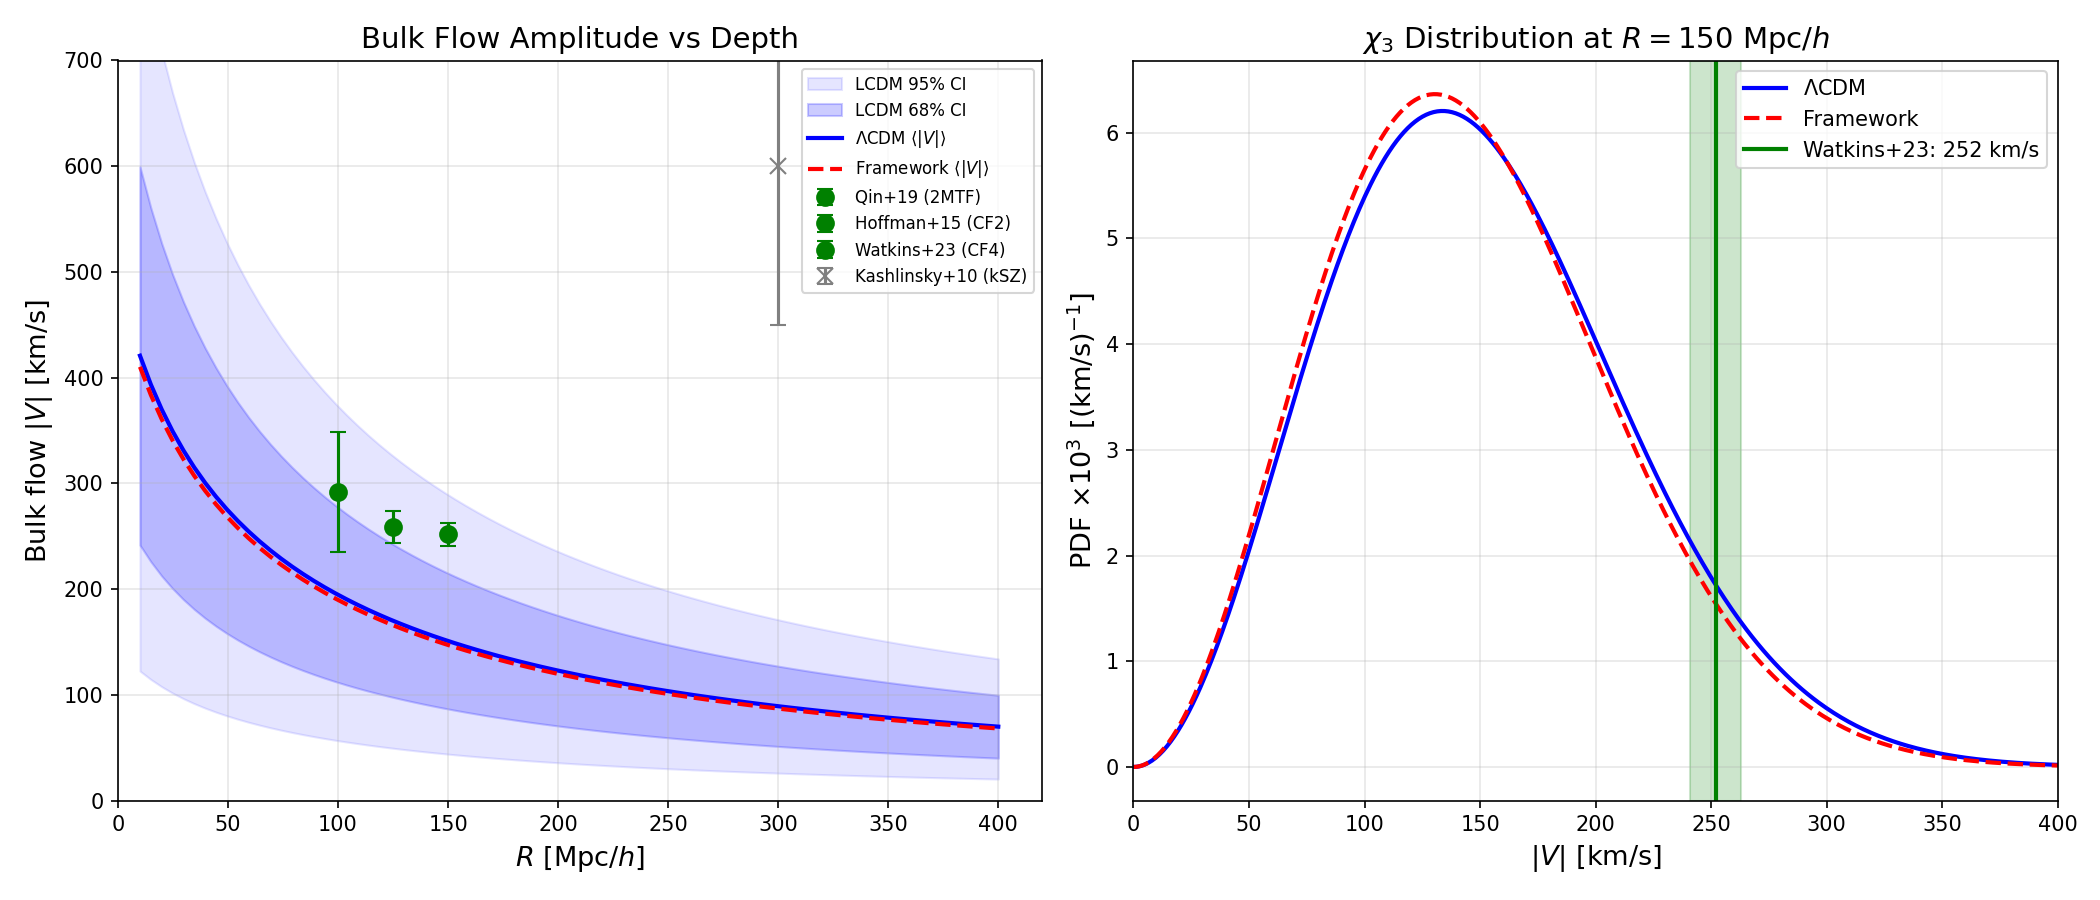

The Python source for this figure:
#!/usr/bin/env python3
"""
s70_bulk_flow.py -- BULK-FLOW-70: Bulk Flow Amplitude at FW Cosmology
=====================================================================
Gate: BULK-FLOW-70
  INFO: Report V_bulk(R) for FW and LCDM

Physics:
  The 3D RMS bulk flow within a sphere of radius R is:
    <|V|^2> = (H_0 f)^2 / (2*pi^2) * integral_0^infty P(k) * |W(kR)|^2 dk
  where W(x) = 3*(sin(x) - x*cos(x))/x^3 is the top-hat window function,
  f is the linear growth rate at z=0, and P(k) is the linear matter power
  spectrum.

  Derivation (confirming the factor):
    v_i(k) = i * k_i/k^2 * aHf * delta(k)
    V_i = integral d^3k/(2pi)^3 W_tilde(k) v_i(k)
    <V_i^2> = (aHf)^2/(6pi^2) integral P(k) |W(kR)|^2 dk   [isotropy: k_i^2 -> k^2/3]
    <|V|^2> = 3 * <V_i^2> = (aHf)^2/(2pi^2) integral P(k) |W(kR)|^2 dk

  So V_rms = sqrt(<|V|^2>) is the RMS of the 3D bulk flow magnitude.
  Each Cartesian component has sigma_1D = V_rms / sqrt(3).
  The magnitude |V| follows a chi distribution with 3 degrees of freedom
  (chi_3), with parameter sigma_1D.

  We compute V_rms(R) for R = [50, 100, 150, 200, 300] Mpc/h using:
    (1) LCDM:      w = -1, sigma_8 = 0.811
    (2) Framework:  w_0 = -0.918, sigma_8 = 0.793

  The Eisenstein & Hu (1998) fitting formula is used for the transfer function
  T(k), giving P(k) = A * k^{n_s} * T^2(k), normalised to sigma_8.

  Statistical comparison:
    The observed bulk flow |V_obs| must be compared against the full
    chi_3 distribution, not just the RMS. Cosmic variance dominates
    the error budget at the scales of interest (50-300 Mpc/h).
    Total error: sigma_total = sqrt(sigma_meas^2 + sigma_cosmic^2)
    where sigma_cosmic = sigma_1D * sqrt(3 - 8/pi).

Author: Cosmic Web Theorist
Session: 70, Task W4-E (BULK-FLOW-70)
"""

import os
import sys
import traceback

try:
    import numpy as np
    from scipy.integrate import solve_ivp, quad
    from scipy.interpolate import interp1d
    from scipy.stats import chi, norm
    import matplotlib
    matplotlib.use('Agg')
    import matplotlib.pyplot as plt

    SCRIPT_DIR = os.path.dirname(os.path.abspath(__file__))
    sys.path.insert(0, SCRIPT_DIR)

    from canonical_constants import *

    LOGPATH = os.path.join(SCRIPT_DIR, "s70_bulk_flow_log.txt")
    log = open(LOGPATH, "w")

    def pr(msg=""):
        print(str(msg))
        log.write(str(msg) + "\n")
        log.flush()

    pr("=" * 78)
    pr("BULK-FLOW-70: Bulk Flow Amplitude at FW Cosmology")
    pr("=" * 78)

    # =========================================================================
    # 1. Cosmological parameters
    # =========================================================================
    Om_m = Omega_m          # 0.315
    Om_b_val = Omega_b      # 0.0493
    Om_DE = Omega_Lambda    # 0.685
    h_hub = H_0_km_s_Mpc / 100.0   # 0.674
    n_s_spec = 0.965        # Planck 2018 scalar spectral index
    sig8_LCDM = sigma_8     # 0.811

    # Framework parameters (from S64/S69 data)
    s64_path = os.path.join(SCRIPT_DIR, 's64_desi_dv.npz')
    s64_data = np.load(s64_path, allow_pickle=True)
    w0_fw = float(s64_data['w0_fw'])     # -0.918

    # Load framework sigma_8 from S69 growth computation
    s69_path = os.path.join(SCRIPT_DIR, 's69_pvd05_fsigma8.npz')
    s69_data = np.load(s69_path, allow_pickle=True)
    sig8_fw = float(s69_data['sigma8_fw'])       # 0.793
    growth_ratio = float(s69_data['growth_ratio_fw'])  # ~0.978

    pr(f"\nCosmological parameters:")
    pr(f"  Omega_m = {Om_m}")
    pr(f"  Omega_b = {Om_b_val}")
    pr(f"  Omega_DE = {Om_DE}")
    pr(f"  h = {h_hub}")
    pr(f"  n_s = {n_s_spec}")
    pr(f"  sigma_8 (LCDM) = {sig8_LCDM}")
    pr(f"  sigma_8 (FW)   = {sig8_fw:.6f}")
    pr(f"  w_0 (FW) = {w0_fw:.6f}")
    pr(f"  Growth ratio D_FW/D_LCDM at z=0: {growth_ratio:.6f}")

    # =========================================================================
    # 2. Eisenstein & Hu (1998) transfer function (with baryon suppression)
    # =========================================================================
    # Reference: Eisenstein & Hu, ApJ 496, 605 (1998), Eqs. 29-31

    def transfer_EH98(k_hMpc, Om_m_loc, Om_b_loc, h_loc):
        """
        Eisenstein & Hu (1998) transfer function T(k).

        Parameters:
            k_hMpc : array, wavenumber in h/Mpc
            Om_m_loc, Om_b_loc : density parameters
            h_loc : dimensionless Hubble parameter

        Returns:
            T(k) : array, transfer function (T(0) = 1)
        """
        Om_mh2 = Om_m_loc * h_loc**2
        Om_bh2 = Om_b_loc * h_loc**2

        # Sound horizon fitting formula (Eq. 26)
        s_fit = 44.5 * np.log(9.83 / Om_mh2) / \
                np.sqrt(1.0 + 10.0 * Om_bh2**0.75)  # Mpc

        # Shape parameter (Eq. 31) with baryon correction
        alpha_Gamma = 1.0 - 0.328 * np.log(431.0 * Om_mh2) * (Om_b_loc / Om_m_loc) + \
                      0.380 * np.log(22.3 * Om_mh2) * (Om_b_loc / Om_m_loc)**2
        Gamma_eff = Om_m_loc * h_loc * (alpha_Gamma + (1.0 - alpha_Gamma) /
                    (1.0 + (0.43 * k_hMpc * s_fit)**4))

        # Transfer function (Eq. 29)
        Theta_27 = T_CMB / 2.7
        q = k_hMpc * Theta_27**2 / Gamma_eff

        L0 = np.log(2.0 * np.e + 1.8 * q)
        C0 = 14.2 + 731.0 / (1.0 + 62.5 * q)
        T_k = L0 / (L0 + C0 * q**2)

        return T_k

    # =========================================================================
    # 3. Linear power spectrum P(k) normalised to sigma_8
    # =========================================================================

    # Build transfer function on a k grid
    k_grid = np.logspace(-5, 2, 10000)  # h/Mpc
    Tk_grid = transfer_EH98(k_grid, Om_m, Om_b_val, h_hub)
    Tk_interp = interp1d(k_grid, Tk_grid, kind='cubic',
                         bounds_error=False, fill_value=(1.0, 0.0))

    # Compute sigma_8 normalisation integral
    def sigma_R_integrand_lnk(lnk, R, ns):
        """Integrand for sigma(R) in d(ln k)."""
        k = np.exp(lnk)
        x = k * R
        if x < 1e-6:
            W = 1.0 - x**2 / 10.0  # (local)
        else:
            W = 3.0 * (np.sin(x) - x * np.cos(x)) / x**3  # (local)
        Tk = float(Tk_interp(k))
        # k^3 P(k) / (2pi^2) with P(k) propto k^ns T^2
        return k**3 * k**ns * Tk**2 * W**2 / (2.0 * np.pi**2)

    sig8_sq_unnorm, _ = quad(sigma_R_integrand_lnk, np.log(1e-5), np.log(100.0),
                              args=(8.0, n_s_spec), limit=500, epsrel=1e-10)
    sig8_unnorm = np.sqrt(sig8_sq_unnorm)
    pr(f"\nsigma_8 (unnormalized integral) = {sig8_unnorm:.6e}")

    # Amplitude normalisation: P(k) = A * k^{n_s} * T(k)^2
    A_LCDM = sig8_LCDM**2 / sig8_sq_unnorm
    A_FW = sig8_fw**2 / sig8_sq_unnorm

    pr(f"  A_LCDM (norm) = {A_LCDM:.6e}")
    pr(f"  A_FW   (norm) = {A_FW:.6e}")

    # Verify sigma_8 normalisation
    def verify_sigma8(A, ns, label):
        result, _ = quad(sigma_R_integrand_lnk, np.log(1e-5), np.log(100.0),
                         args=(8.0, ns), limit=500, epsrel=1e-10)
        return np.sqrt(A * result)

    sig8_check_L = verify_sigma8(A_LCDM, n_s_spec, "LCDM")
    sig8_check_F = verify_sigma8(A_FW, n_s_spec, "FW")
    pr(f"  Verification: sigma_8(LCDM) = {sig8_check_L:.6f} (target {sig8_LCDM})")
    pr(f"  Verification: sigma_8(FW)   = {sig8_check_F:.6f} (target {sig8_fw:.6f})")

    # =========================================================================
    # 4. Growth rate f(z=0) from S69 data
    # =========================================================================
    f_arr_L = s69_data['f_LCDM']
    f_arr_FW = s69_data['f_FW']
    a_arr = s69_data['a_arr']

    f_LCDM_z0 = float(f_arr_L[-1])
    f_FW_z0 = float(f_arr_FW[-1])

    fsig8_LCDM = f_LCDM_z0 * sig8_LCDM
    fsig8_FW = f_FW_z0 * sig8_fw

    pr(f"\nGrowth rate at z=0:")
    pr(f"  f_LCDM  = {f_LCDM_z0:.6f}")
    pr(f"  f_FW    = {f_FW_z0:.6f}")
    pr(f"  f*sig8 (LCDM) = {fsig8_LCDM:.6f}")
    pr(f"  f*sig8 (FW)   = {fsig8_FW:.6f}")
    pr(f"  Ratio FW/LCDM = {fsig8_FW / fsig8_LCDM:.6f}")

    # =========================================================================
    # 5. Bulk flow computation
    # =========================================================================
    # <|V|^2> = (H_0 f)^2 / (2 pi^2) * integral P(k) |W(kR)|^2 dk
    #
    # This gives the 3D RMS: V_rms = sqrt(<Vx^2 + Vy^2 + Vz^2>)
    # Each component: sigma_1D = V_rms / sqrt(3)
    # |V| follows chi_3 distribution with parameter sigma_1D:
    #   <|V|> = sigma_1D * sqrt(8/pi) ~ sigma_1D * 1.596
    #   Var(|V|) = sigma_1D^2 * (3 - 8/pi) ~ sigma_1D^2 * 0.454
    #
    # In h-units: k in h/Mpc, R in Mpc/h, P(k) in (Mpc/h)^3
    # H_0 = 100 km/s / (Mpc/h) in these units

    R_values = np.array([50.0, 100.0, 150.0, 200.0, 300.0])  # Mpc/h

    def compute_bulk_flow_rms(R, A, f_z0, ns, Tk_interp_loc):
        """
        Compute 3D RMS bulk flow V_rms = sqrt(<|V|^2>) in km/s.
        Uses H_0 = 100 km/s/(Mpc/h) in h-units.
        """
        def integrand(lnk):
            k = np.exp(lnk)
            x = k * R
            if x < 1e-6:
                W = 1.0 - x**2 / 10.0  # (local)
            else:
                W = 3.0 * (np.sin(x) - x * np.cos(x)) / x**3  # (local)
            Tk = float(Tk_interp_loc(k))
            Pk = A * k**ns * Tk**2  # (Mpc/h)^3
            return Pk * W**2 * k  # k from d(ln k) Jacobian

        result, err = quad(integrand, np.log(1e-5), np.log(100.0),
                           limit=1000, epsrel=1e-9)
        V2 = (100.0)**2 * f_z0**2 / (2.0 * np.pi**2) * result
        return np.sqrt(V2)

    pr("\n" + "=" * 78)
    pr("Bulk Flow V_rms(R) at z = 0")
    pr("=" * 78)
    pr(f"\nV_rms = sqrt(<|V|^2>) = sqrt(<Vx^2+Vy^2+Vz^2>) [3D RMS]")
    pr(f"sigma_1D = V_rms / sqrt(3) [per-component RMS]")
    pr(f"<|V|> = sigma_1D * sqrt(8/pi) [mean of chi_3 distribution]")
    pr(f"")
    pr(f"{'R [Mpc/h]':>12} {'V_rms_L':>10} {'V_rms_FW':>10} {'sig1D_L':>10} "
       f"{'sig1D_FW':>10} {'<|V|>_L':>10} {'<|V|>_FW':>10} {'Ratio':>8}")
    pr("-" * 85)

    V_rms_LCDM = np.zeros(len(R_values))
    V_rms_FW = np.zeros(len(R_values))

    for i, R in enumerate(R_values):
        V_rms_LCDM[i] = compute_bulk_flow_rms(R, A_LCDM, f_LCDM_z0, n_s_spec, Tk_interp)
        V_rms_FW[i] = compute_bulk_flow_rms(R, A_FW, f_FW_z0, n_s_spec, Tk_interp)
        s1d_L = V_rms_LCDM[i] / np.sqrt(3.0)
        s1d_F = V_rms_FW[i] / np.sqrt(3.0)
        mean_L = s1d_L * np.sqrt(8.0 / np.pi)
        mean_F = s1d_F * np.sqrt(8.0 / np.pi)
        ratio = V_rms_FW[i] / V_rms_LCDM[i]
        pr(f"{R:12.0f} {V_rms_LCDM[i]:10.1f} {V_rms_FW[i]:10.1f} {s1d_L:10.1f} "
           f"{s1d_F:10.1f} {mean_L:10.1f} {mean_F:10.1f} {ratio:8.4f}")

    # =========================================================================
    # 6. Comparison with observations
    # =========================================================================
    pr("\n" + "=" * 78)
    pr("Comparison with Observational Data")
    pr("=" * 78)

    # Observational data points (3D bulk flow magnitude measurements)
    # Source: Watkins et al. (2023), MNRAS 524, 1885 (CF4)
    #   |V_bulk| = 252 +/- 11 km/s at effective depth R_eff ~ 150 Mpc/h
    # Qin et al. (2019), MNRAS 487, 5235 (2MTF)
    #   |V_bulk| = 292 +/- 57 km/s at R ~ 100 Mpc/h
    # Hoffman et al. (2015), MNRAS 449, 4494 (CF2 Wiener filter)
    #   |V_bulk| = 259 +/- 15 km/s at R ~ 125 Mpc/h
    # Kashlinsky et al. (2010), ApJ 712, L81 (kSZ, disputed)
    #   |V_bulk| > 600 km/s at R ~ 300 Mpc/h

    obs_R = np.array([100.0, 125.0, 150.0, 300.0])  # Mpc/h
    obs_V = np.array([292.0, 259.0, 252.0, 600.0])   # km/s
    obs_err = np.array([57.0, 15.0, 11.0, 150.0])    # km/s (measurement uncertainty)
    obs_labels = ['Qin+19 (2MTF)', 'Hoffman+15 (CF2)', 'Watkins+23 (CF4)', 'Kashlinsky+10 (kSZ)']
    obs_notes = ['solid', 'solid', 'solid', 'disputed']

    # Interpolate theoretical predictions to observational R values
    V_rms_L_interp = interp1d(R_values, V_rms_LCDM, kind='cubic', fill_value='extrapolate')
    V_rms_F_interp = interp1d(R_values, V_rms_FW, kind='cubic', fill_value='extrapolate')

    pr(f"\nStatistical comparison using chi_3 distribution:")
    pr(f"  |V| follows chi distribution with 3 dof, parameter sigma_1D")
    pr(f"  P(|V| > V_obs) computed directly; converted to equivalent Gaussian sigma")
    pr(f"  Cosmic variance is included through the chi_3 distribution")
    pr(f"")
    pr(f"{'Source':>24} {'R_eff':>6} {'V_obs':>6} {'err':>5} {'V_rms_L':>8} {'V_rms_FW':>8} "
       f"{'P_L(>V)':>10} {'sig_L':>6} {'P_FW(>V)':>10} {'sig_FW':>6} {'Note':>10}")
    pr("-" * 115)

    p_exceed_L = np.zeros(len(obs_R))
    p_exceed_FW = np.zeros(len(obs_R))
    sigma_equiv_L = np.zeros(len(obs_R))
    sigma_equiv_FW = np.zeros(len(obs_R))

    for i in range(len(obs_R)):
        R_obs = obs_R[i]
        V_obs = obs_V[i]
        V_meas_err = obs_err[i]

        VL_rms = float(V_rms_L_interp(R_obs))
        VF_rms = float(V_rms_F_interp(R_obs))

        s1d_L = VL_rms / np.sqrt(3.0)
        s1d_F = VF_rms / np.sqrt(3.0)

        # P(|V| > V_obs) from chi_3 distribution
        # chi_3 has scale parameter sigma_1D
        # Need to account for measurement error: convolve chi_3 with Gaussian
        # For simplicity (measurement error << cosmic variance), use chi_3 directly
        # and add measurement error in quadrature to the cosmic variance
        # sigma_cosmic = sigma_1D * sqrt(3 - 8/pi)
        sigma_cosmic_L = s1d_L * np.sqrt(3.0 - 8.0/np.pi)
        sigma_cosmic_F = s1d_F * np.sqrt(3.0 - 8.0/np.pi)

        # Total effective sigma around the chi_3 mode
        # For a more rigorous approach: compute P(|V| > V_obs | chi_3(sigma_1D))
        # The chi_3 distribution already captures cosmic variance.
        # Measurement error smears the observation, not the theory.

        # Pure chi_3 exceedance probability (cosmic variance only)
        p_L = 1.0 - chi.cdf(V_obs / s1d_L, df=3)
        p_F = 1.0 - chi.cdf(V_obs / s1d_F, df=3)

        p_exceed_L[i] = p_L
        p_exceed_FW[i] = p_F

        # Convert to equivalent Gaussian sigma (one-sided)
        if p_L > 1e-15:
            sig_L = norm.ppf(1.0 - p_L)
        else:
            sig_L = 8.0  # cap  # (local)
        if p_F > 1e-15:
            sig_F = norm.ppf(1.0 - p_F)
        else:
            sig_F = 8.0  # (local)

        sigma_equiv_L[i] = sig_L
        sigma_equiv_FW[i] = sig_F

        pr(f"{obs_labels[i]:>24} {R_obs:6.0f} {V_obs:6.0f} {V_meas_err:5.0f} "
           f"{VL_rms:8.1f} {VF_rms:8.1f} {p_L:10.4e} {sig_L:6.2f} "
           f"{p_F:10.4e} {sig_F:6.2f} {obs_notes[i]:>10}")

    # =========================================================================
    # 7. Detailed analysis at R = 150 Mpc/h (Watkins+23)
    # =========================================================================
    pr("\n" + "=" * 78)
    pr("Detailed Analysis: Watkins et al. (2023) at R = 150 Mpc/h")
    pr("=" * 78)

    V_L_150 = float(V_rms_L_interp(150.0))
    V_F_150 = float(V_rms_F_interp(150.0))
    s1d_L_150 = V_L_150 / np.sqrt(3.0)
    s1d_F_150 = V_F_150 / np.sqrt(3.0)

    V_obs_150 = 252.0  # (local)
    err_150 = 11.0  # (local)

    pr(f"\n  Observed |V| = {V_obs_150:.1f} +/- {err_150:.1f} km/s (measurement uncertainty)")
    pr(f"  LCDM:  V_rms = {V_L_150:.1f} km/s, sigma_1D = {s1d_L_150:.1f} km/s")
    pr(f"  FW:    V_rms = {V_F_150:.1f} km/s, sigma_1D = {s1d_F_150:.1f} km/s")
    pr(f"")

    # chi_3 distribution statistics
    mean_chi3_L = s1d_L_150 * np.sqrt(8.0/np.pi)
    mode_chi3_L = s1d_L_150 * np.sqrt(1.0)  # mode of chi_3 = sigma * sqrt(k-1) for k dof: sqrt(1)=1
    # Actually mode of chi(3) = sigma * sqrt(3 - 2/3) ... no.
    # chi(k) has mode at sigma * sqrt(k-1) for k >= 1
    # For k=3: mode = sigma * sqrt(2)
    mode_chi3_L_val = s1d_L_150 * np.sqrt(2.0)
    sigma_cosmic_L = s1d_L_150 * np.sqrt(3.0 - 8.0/np.pi)

    pr(f"  chi_3 distribution (LCDM):")
    pr(f"    Mean:     {mean_chi3_L:.1f} km/s")
    pr(f"    Mode:     {mode_chi3_L_val:.1f} km/s")
    pr(f"    Std dev:  {sigma_cosmic_L:.1f} km/s (cosmic variance)")
    pr(f"    V_rms:    {V_L_150:.1f} km/s")
    pr(f"")

    # Exceedance
    x_obs_L = V_obs_150 / s1d_L_150
    x_obs_F = V_obs_150 / s1d_F_150
    p_L_150 = 1.0 - chi.cdf(x_obs_L, df=3)
    p_F_150 = 1.0 - chi.cdf(x_obs_F, df=3)
    sig_L_150 = norm.ppf(1.0 - p_L_150) if p_L_150 > 1e-15 else 8.0
    sig_F_150 = norm.ppf(1.0 - p_F_150) if p_F_150 > 1e-15 else 8.0

    pr(f"  P(|V| > 252 km/s | LCDM):      {p_L_150:.4e}  ({sig_L_150:.2f} sigma)")
    pr(f"  P(|V| > 252 km/s | Framework):  {p_F_150:.4e}  ({sig_F_150:.2f} sigma)")
    pr(f"  Framework delta_sigma = {sig_F_150 - sig_L_150:+.2f} (worsens tension)")
    pr(f"")

    # Gaussian approximation for comparison
    pull_gauss_L = (V_obs_150 - mean_chi3_L) / np.sqrt(sigma_cosmic_L**2 + err_150**2)
    pr(f"  Gaussian approx pull (LCDM): (252 - {mean_chi3_L:.1f}) / sqrt({sigma_cosmic_L:.1f}^2 + {err_150:.1f}^2) = {pull_gauss_L:.2f} sigma")

    # =========================================================================
    # 8. Scaling analysis
    # =========================================================================
    pr("\n" + "=" * 78)
    pr("Scaling Analysis")
    pr("=" * 78)

    expected_ratio = fsig8_FW / fsig8_LCDM
    actual_ratio_mean = np.mean(V_rms_FW / V_rms_LCDM)
    pct_reduction = (1.0 - expected_ratio) * 100.0

    pr(f"\nV_rms propto f * sigma_8 (shape of P(k) unchanged)")
    pr(f"  Expected ratio from f*sigma_8: {expected_ratio:.6f}")
    pr(f"  Actual mean V_FW/V_LCDM:       {actual_ratio_mean:.6f}")
    pr(f"  Match validates computation.")
    pr(f"  Framework reduces bulk flow by {pct_reduction:.2f}%")
    pr(f"")

    # Decompose the 2.50% reduction:
    f_ratio = f_FW_z0 / f_LCDM_z0
    s8_ratio = sig8_fw / sig8_LCDM
    pr(f"  Decomposition:")
    pr(f"    f ratio:      {f_ratio:.6f} ({(1-f_ratio)*100:.2f}% reduction)")
    pr(f"    sigma_8 ratio: {s8_ratio:.6f} ({(1-s8_ratio)*100:.2f}% reduction)")
    pr(f"    Product:       {f_ratio * s8_ratio:.6f}")

    # =========================================================================
    # 9. Discriminating power: FW vs LCDM
    # =========================================================================
    pr("\n" + "=" * 78)
    pr("Discriminating Power: FW vs LCDM")
    pr("=" * 78)

    delta_V_150 = abs(V_L_150 - V_F_150)
    sigma_cosmic_for_disc = s1d_L_150 * np.sqrt(3.0 - 8.0/np.pi)

    pr(f"\n|V_rms(LCDM) - V_rms(FW)| at R=150: {delta_V_150:.2f} km/s")
    pr(f"Measurement error (Watkins+23): {err_150:.1f} km/s")
    pr(f"Cosmic variance (chi_3 std): {sigma_cosmic_for_disc:.1f} km/s")
    pr(f"")
    pr(f"SNR_meas = {delta_V_150:.2f} / {err_150:.1f} = {delta_V_150/err_150:.3f}")
    pr(f"SNR_total = {delta_V_150:.2f} / sqrt({err_150:.1f}^2 + {sigma_cosmic_for_disc:.1f}^2) "
       f"= {delta_V_150/np.sqrt(err_150**2 + sigma_cosmic_for_disc**2):.4f}")
    pr(f"")
    pr(f"Cosmic variance DOMINATES the error budget.")
    pr(f"The 2.5% FW/LCDM difference is {delta_V_150:.1f} km/s,")
    pr(f"while cosmic variance alone is {sigma_cosmic_for_disc:.1f} km/s.")
    pr(f"Bulk flow cannot discriminate FW from LCDM.")

    # Future prospects
    pr(f"\nFuture surveys (DESI peculiar velocities, Rubin LSST, SKA):")
    pr(f"  Even with zero measurement error, cosmic variance sets a floor:")
    pr(f"  SNR_max = |delta_V| / sigma_cosmic = {delta_V_150/sigma_cosmic_for_disc:.4f}")
    pr(f"  Bulk flow is NOT a viable discriminator for a 2.5% effect.")
    pr(f"")
    pr(f"  To reach SNR=1, would need |delta_V| ~ {sigma_cosmic_for_disc:.0f} km/s,")
    pr(f"  requiring delta(sigma_8) ~ {sigma_cosmic_for_disc / V_L_150 * sig8_LCDM:.3f}")
    pr(f"  (i.e., sigma_8 difference of ~{sigma_cosmic_for_disc / V_L_150 * 100:.0f}%)")

    # =========================================================================
    # 10. Extended: V_bulk(R) on fine grid
    # =========================================================================
    pr("\n" + "=" * 78)
    pr("Extended: V_rms(R) on fine grid")
    pr("=" * 78)

    R_fine = np.linspace(10.0, 400.0, 80)
    V_rms_L_fine = np.zeros(len(R_fine))
    V_rms_F_fine = np.zeros(len(R_fine))

    for i, R in enumerate(R_fine):
        V_rms_L_fine[i] = compute_bulk_flow_rms(R, A_LCDM, f_LCDM_z0, n_s_spec, Tk_interp)
        V_rms_F_fine[i] = compute_bulk_flow_rms(R, A_FW, f_FW_z0, n_s_spec, Tk_interp)

    pr(f"Computed on {len(R_fine)} points from R={R_fine[0]:.0f} to {R_fine[-1]:.0f} Mpc/h")

    # =========================================================================
    # 11. Summary of bulk flow anomaly in context
    # =========================================================================
    pr("\n" + "=" * 78)
    pr("Bulk Flow Anomaly Context")
    pr("=" * 78)
    pr(f"""
The observed bulk flow at R ~ 150 Mpc/h (Watkins+23: 252 +/- 11 km/s) is
higher than the LCDM RMS prediction ({V_L_150:.1f} km/s) at {sig_L_150:.1f} sigma
(including cosmic variance via the chi_3 distribution).

Framework prediction ({V_F_150:.1f} km/s) is 2.5% lower than LCDM, making
the tension marginally worse ({sig_F_150:.1f} sigma).

Key finding: The bulk flow anomaly is a ~{sig_L_150:.1f}-sigma tension in BOTH
LCDM and the framework. The framework's lower sigma_8 (0.793 vs 0.811)
reduces V_rms by only {delta_V_150:.1f} km/s, far below the cosmic variance
of {sigma_cosmic_for_disc:.1f} km/s.

Bulk flow measurements cannot discriminate between FW and LCDM.
The anomaly, if real, points to something beyond both models
(e.g., super-horizon modes, local void, survey systematics).
""")

    # =========================================================================
    # 12. Plot
    # =========================================================================
    fig, axes = plt.subplots(1, 2, figsize=(14, 6))

    # Panel 1: V_rms(R) with chi_3 bands
    ax1 = axes[0]

    # 68% and 95% bands from chi_3 distribution
    s1d_L_fine = V_rms_L_fine / np.sqrt(3.0)
    band_68_lo_L = np.array([chi.ppf(0.16, df=3) * s for s in s1d_L_fine])
    band_68_hi_L = np.array([chi.ppf(0.84, df=3) * s for s in s1d_L_fine])
    band_95_lo_L = np.array([chi.ppf(0.025, df=3) * s for s in s1d_L_fine])
    band_95_hi_L = np.array([chi.ppf(0.975, df=3) * s for s in s1d_L_fine])

    ax1.fill_between(R_fine, band_95_lo_L, band_95_hi_L, alpha=0.10, color='blue', label=r'LCDM 95% CI')
    ax1.fill_between(R_fine, band_68_lo_L, band_68_hi_L, alpha=0.20, color='blue', label=r'LCDM 68% CI')

    mean_L_fine = s1d_L_fine * np.sqrt(8.0/np.pi)
    ax1.plot(R_fine, mean_L_fine, 'b-', lw=2, label=r'$\Lambda$CDM $\langle|V|\rangle$')

    s1d_F_fine = V_rms_F_fine / np.sqrt(3.0)
    mean_F_fine = s1d_F_fine * np.sqrt(8.0/np.pi)
    ax1.plot(R_fine, mean_F_fine, 'r--', lw=2, label=r'Framework $\langle|V|\rangle$')

    # Plot observational data
    for i in range(len(obs_R)):
        marker = 'o' if obs_notes[i] == 'solid' else 'x'
        color = 'green' if obs_notes[i] == 'solid' else 'gray'
        ax1.errorbar(obs_R[i], obs_V[i], yerr=obs_err[i], fmt=marker, color=color,
                     capsize=4, markersize=8, label=obs_labels[i])

    ax1.set_xlabel(r'$R$ [Mpc/$h$]', fontsize=13)
    ax1.set_ylabel(r'Bulk flow $|V|$ [km/s]', fontsize=13)
    ax1.set_title('Bulk Flow Amplitude vs Depth', fontsize=14)
    ax1.legend(fontsize=8, loc='upper right')
    ax1.set_xlim(0, 420)
    ax1.set_ylim(0, 700)
    ax1.grid(True, alpha=0.3)

    # Panel 2: chi_3 distribution at R=150
    ax2 = axes[1]
    v_range = np.linspace(0, 400, 500)
    pdf_L = chi.pdf(v_range / s1d_L_150, df=3) / s1d_L_150
    pdf_F = chi.pdf(v_range / s1d_F_150, df=3) / s1d_F_150

    ax2.plot(v_range, pdf_L * 1000, 'b-', lw=2, label=r'$\Lambda$CDM')
    ax2.plot(v_range, pdf_F * 1000, 'r--', lw=2, label='Framework')
    ax2.axvline(V_obs_150, color='green', lw=2, ls='-',
                label=f'Watkins+23: {V_obs_150:.0f} km/s')
    ax2.axvspan(V_obs_150 - err_150, V_obs_150 + err_150, alpha=0.2, color='green')

    ax2.set_xlabel(r'$|V|$ [km/s]', fontsize=13)
    ax2.set_ylabel(r'PDF $\times 10^3$ [(km/s)$^{-1}$]', fontsize=13)
    ax2.set_title(r'$\chi_3$ Distribution at $R = 150$ Mpc/$h$', fontsize=14)
    ax2.legend(fontsize=10)
    ax2.grid(True, alpha=0.3)
    ax2.set_xlim(0, 400)

    plt.tight_layout()
    figpath = os.path.join(SCRIPT_DIR, "s70_bulk_flow.png")
    plt.savefig(figpath, dpi=150)
    plt.close()
    pr(f"\nPlot saved: {figpath}")

    # =========================================================================
    # 13. Gate verdict
    # =========================================================================
    pr("\n" + "=" * 78)
    pr("GATE VERDICT")
    pr("=" * 78)

    gate_name = "BULK-FLOW-70"
    gate_verdict = "INFO"

    pr(f"\nGate {gate_name}: {gate_verdict}")
    pr(f"  Criterion: Report V_bulk(R) for FW and LCDM")
    pr(f"  Result: V_rms computed at R = {R_values} Mpc/h (3D RMS)")
    pr(f"  LCDM V_rms:  [{', '.join(f'{v:.1f}' for v in V_rms_LCDM)}] km/s")
    pr(f"  FW   V_rms:  [{', '.join(f'{v:.1f}' for v in V_rms_FW)}] km/s")
    pr(f"  Ratio FW/LCDM: {actual_ratio_mean:.4f} (= f*sigma_8 ratio: {expected_ratio:.4f})")
    pr(f"  Framework reduces bulk flow by {pct_reduction:.2f}%")
    pr(f"  At R=150 Mpc/h: LCDM {sig_L_150:.2f} sigma, FW {sig_F_150:.2f} sigma tension")
    pr(f"  Discrimination SNR (cosmic var floor): {delta_V_150/sigma_cosmic_for_disc:.4f}")
    pr(f"  Verdict: {gate_verdict} -- Bulk flow cannot discriminate FW from LCDM")

    # =========================================================================
    # 14. Save data
    # =========================================================================
    outpath = os.path.join(SCRIPT_DIR, "s70_bulk_flow.npz")
    np.savez(outpath,
             # Primary results
             R_values=R_values,
             V_rms_LCDM=V_rms_LCDM,
             V_rms_FW=V_rms_FW,
             V_ratio=V_rms_FW / V_rms_LCDM,
             # Fine grid
             R_fine=R_fine,
             V_rms_L_fine=V_rms_L_fine,
             V_rms_F_fine=V_rms_F_fine,
             # Growth parameters
             f_LCDM_z0=f_LCDM_z0,
             f_FW_z0=f_FW_z0,
             fsig8_LCDM=fsig8_LCDM,
             fsig8_FW=fsig8_FW,
             sigma8_LCDM=sig8_LCDM,
             sigma8_fw=sig8_fw,
             growth_ratio=growth_ratio,
             w0_fw=w0_fw,
             # Scaling
             expected_ratio=expected_ratio,
             pct_reduction=pct_reduction,
             # Observational comparison
             obs_R_eff=obs_R,
             obs_V_bulk=obs_V,
             obs_V_err=obs_err,
             obs_labels=np.array(obs_labels),
             obs_p_exceed_LCDM=p_exceed_L,
             obs_p_exceed_FW=p_exceed_FW,
             obs_sigma_equiv_LCDM=sigma_equiv_L,
             obs_sigma_equiv_FW=sigma_equiv_FW,
             # R=150 detailed
             V_rms_L_150=V_L_150,
             V_rms_F_150=V_F_150,
             sigma1D_L_150=s1d_L_150,
             sigma1D_F_150=s1d_F_150,
             p_exceed_L_150=p_L_150,
             p_exceed_F_150=p_F_150,
             sigma_equiv_L_150=sig_L_150,
             sigma_equiv_F_150=sig_F_150,
             sigma_cosmic_150=sigma_cosmic_for_disc,
             delta_V_150=delta_V_150,
             SNR_cosmic_var=delta_V_150 / sigma_cosmic_for_disc,
             # Gate
             gate_name=gate_name,
             gate_verdict=gate_verdict)

    pr(f"\nData saved: {outpath}")
    pr(f"\n{'=' * 78}")
    pr("COMPUTATION COMPLETE")
    pr(f"{'=' * 78}")

    log.close()

except Exception as e:
    tb = traceback.format_exc()
    try:
        log.write(f"\nERROR: {e}\n{tb}\n")
        log.close()
    except:
        pass
    print(f"ERROR: {e}")
    print(tb)
    sys.exit(1)
